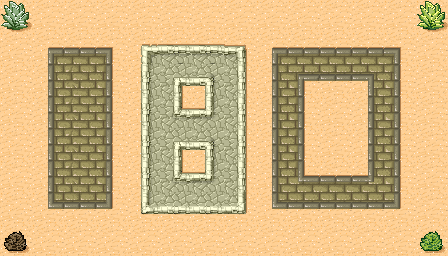

This is a level from a 2D game, rendered from its Tiled map with the project's own tilesets. A one-line summary and the map file follow, with tile-layer data summarised:
An orthogonal 14x8 tile map with 32x32 px tiles, 1 tile layer (Layer 0).

<map version="1.0" orientation="orthogonal" width="14" height="8" tilewidth="32" tileheight="32">
 <tileset firstgid="1" name="Desert" tilewidth="32" tileheight="32" spacing="1" margin="1">
  <image source="tmw_desert_spacing.png" width="265" height="199" />
 </tileset>
 <layer name="Layer 0" width="14" height="8">
  <data>[112 cells, 112 non-empty, 30 distinct tile ids]</data>
 </layer>
</map>
